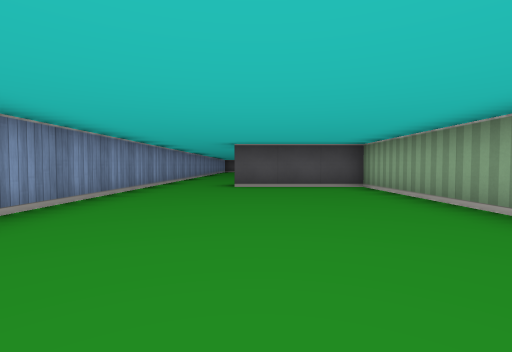
View 1 (above)

24 first-person views from a walk through a cub3D maze. The camera is about half as high as the walls, tilts 2° down and sees 85° across. The floor is counted in squares. Each view is taken from the middle of a square. On the plan, view 1 faces up. The plan holds only what a view shows up to about 9 squares ahead; the rest is blank.

View 2
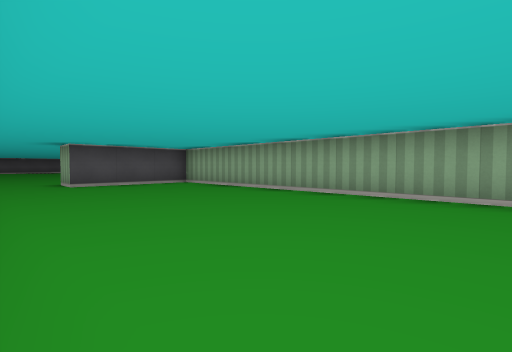

View 3
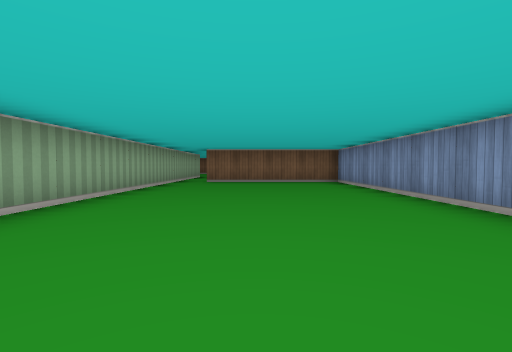

View 4
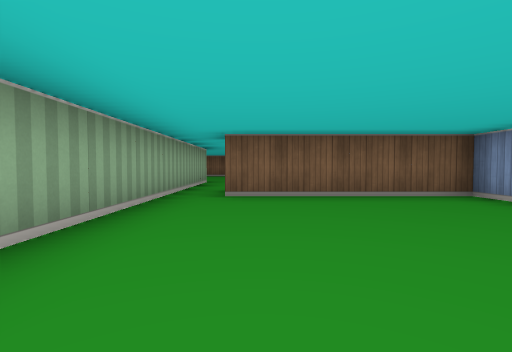

View 5
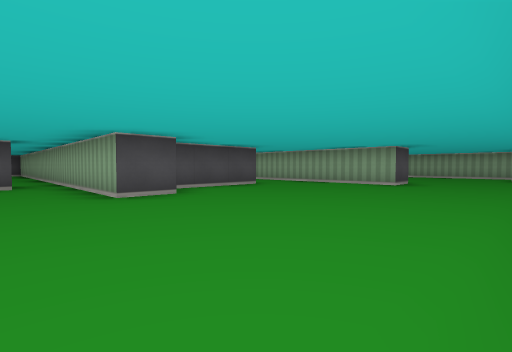

View 6
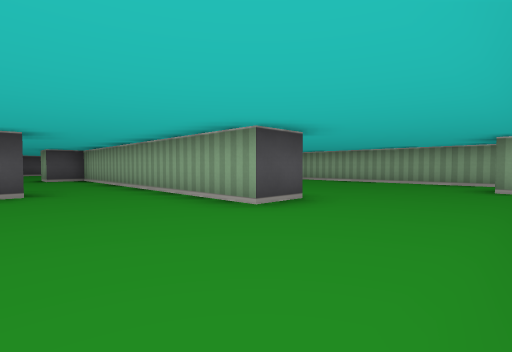

View 7
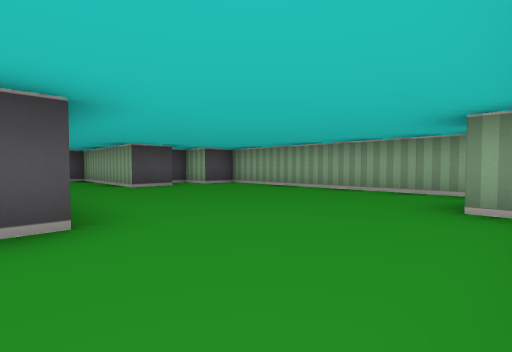

View 8
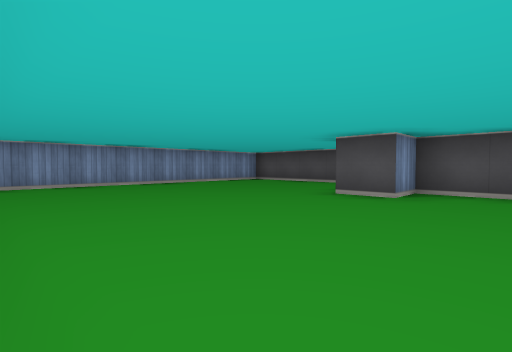

View 9
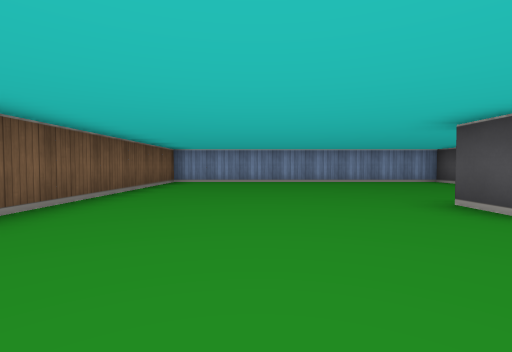

View 10
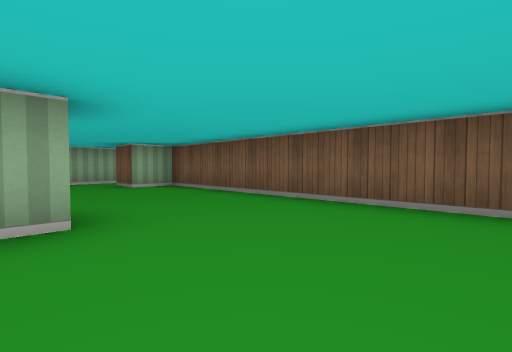

View 11
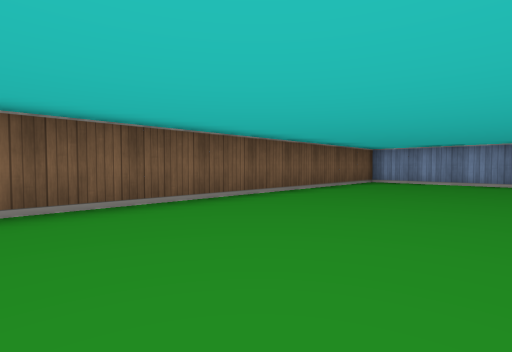

View 12
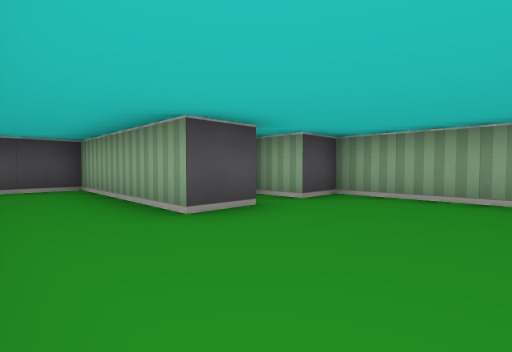

View 13
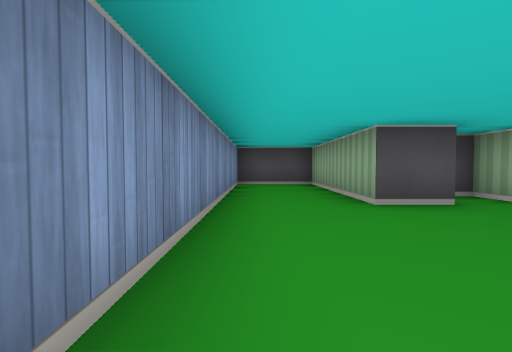

View 14
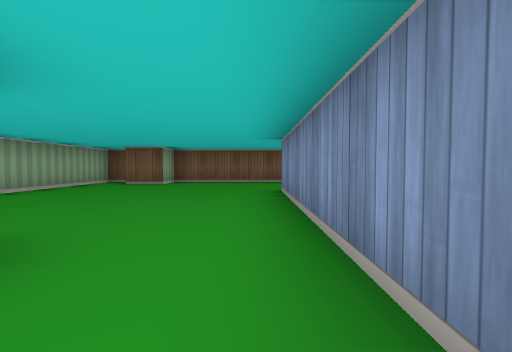

View 15
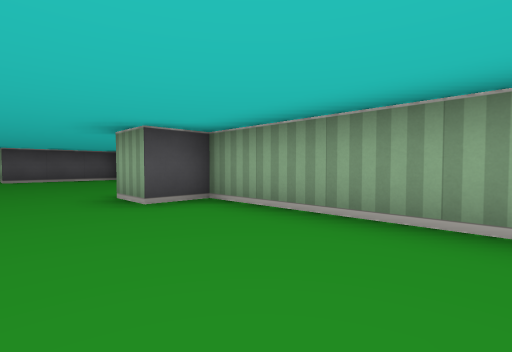

View 16
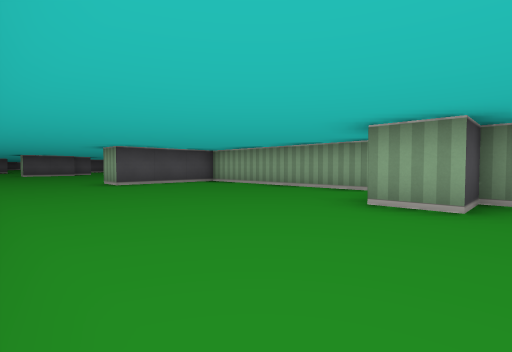

View 17
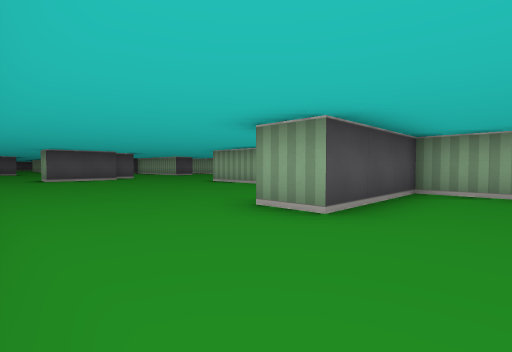

View 18
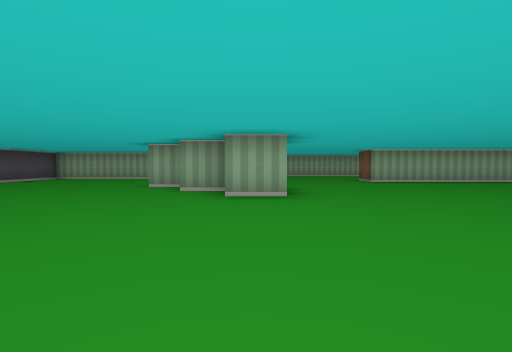

View 19
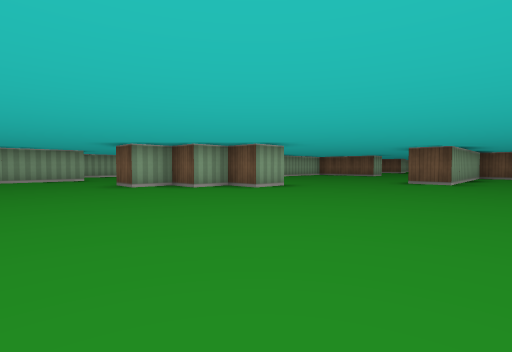

View 20
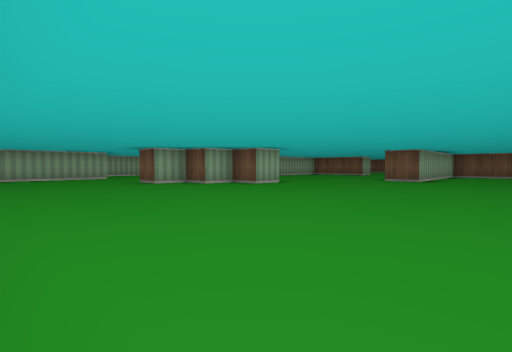

View 21
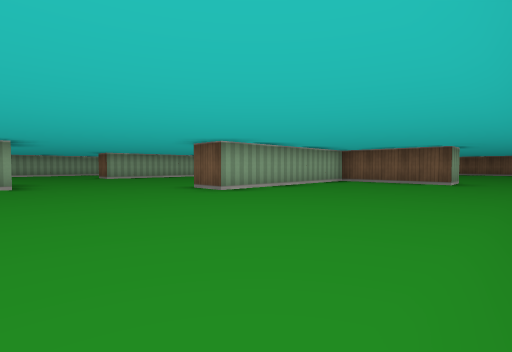

View 22
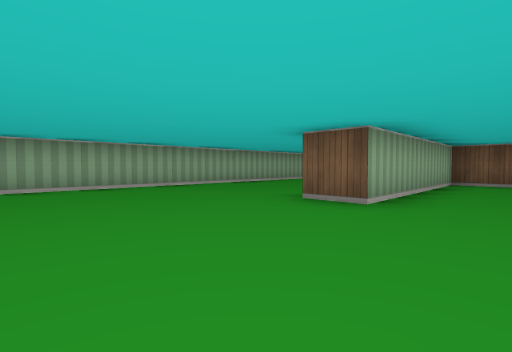

View 23
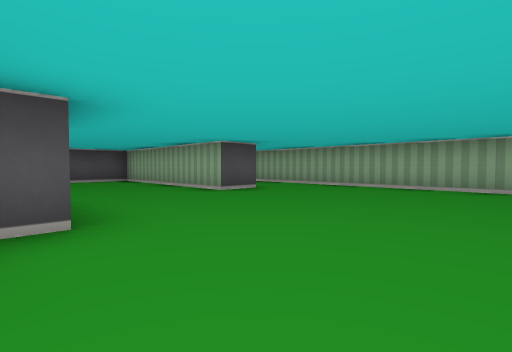

View 24
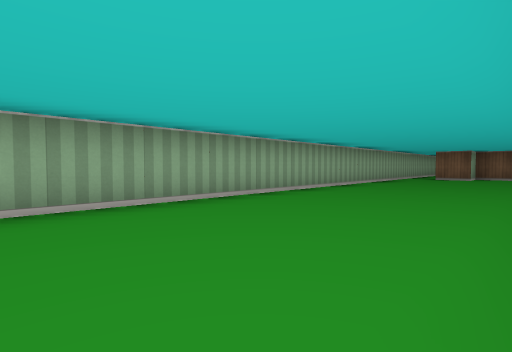

### Floor plan
Points are (right, up) in squares from view 1. A wall is a line through its corners. A room is listed if a view was taken in it or the views show most of it. See-through windows are left out.
Room 1 (views 1, 2, 3, 4)
walls: (-2.5, 6.5) (-2.5, -2.5) (1.5, -2.5); (2.5, -2.5) (2.5, 6.5) (-0.5, 6.5)
ways out: opening at (2, -3) to room 2; opening at (-1.5, 7) to room 3
Room 2 (views 5, 6, 7, 8, 9, 10, 11, 12, 13, 14)
walls: (6.6, -5.5) (3.5, -5.5) (3.5, -6.5) (2.5, -6.5) (2.5, -2.5); (1.6, -3.5) (-2.5, -3.5) (-2.5, -11.5) (12.5, -11.5) (12.5, -10.5) (13.5, -10.5); (12.6, -4.5) (11.5, -4.5) (11.5, -0.5) (9.5, -0.5) (9.5, -8.5) (8.5, -8.5) (8.5, -4.5); (13.9, -11.5) (14.5, -11.5) (14.5, -4.5) (13.5, -4.5); (13.5, -3.5) (13, -3.5)
ways out: opening at (2, -3) to room 1; opening at (7.5, -5) to room 3
Room 3 (views 15, 16, 17, 18, 19, 20, 21, 22, 23, 24)
walls: (6.2, 15.5) (5.5, 15.5) (5.5, 16.5) (6.5, 16.5) (6.5, 17.5) (7.5, 17.5) (7.5, 18.5) (8.5, 18.5); (8.2, 7.5) (9.5, 7.5) (9.5, 12.5) (10.5, 12.5); (8.6, 16.5) (8, 16.5); (2.5, 7.8) (2.5, 12.5) (3.5, 12.5); (-0.5, 6.5) (-0.5, 7.5) (2.2, 7.5); (-2.5, 9) (-2.5, 6.5); (12.5, 18.5) (11.5, 18.5) (11.5, 23.2); (9.5, 1.2) (9.5, 6.5) (6.5, 6.5) (6.5, 7.5); (14.5, 3.8) (14.5, 17.5); (11.2, 23.5) (9.1, 23.5); (8.5, -4.5) (8.5, -0.5) (7.5, -0.5) (7.5, 0.5)
ways out: opening at (-1.5, 7) to room 1; opening at (7.5, -5) to room 2; opening at (13.5, 18.5)

Positions as (right, up) in squares from view 1, and headings:
1: (0, 0), facing up
2: (-2, -1), facing up-right
3: (0, 6), facing down
4: (1, 2), facing down
5: (1, -11), facing up-right
6: (6, -11), facing up-right
7: (9, -11), facing up-right
8: (5, -11), facing up-left
9: (6, -9), facing left
10: (6, -8), facing down-right
11: (6, -8), facing down-left
12: (10, -7), facing up-right
13: (10, -8), facing up
14: (10, -3), facing down
15: (6, -4), facing up-right
16: (4, -1), facing up-right
17: (4, 5), facing up-right
18: (1, 16), facing right
19: (1, 21), facing down-right
20: (0, 22), facing down-right
21: (-2, 16), facing down-right
22: (8, 16), facing down-right
23: (8, 14), facing up-right
24: (11, 13), facing down-right
